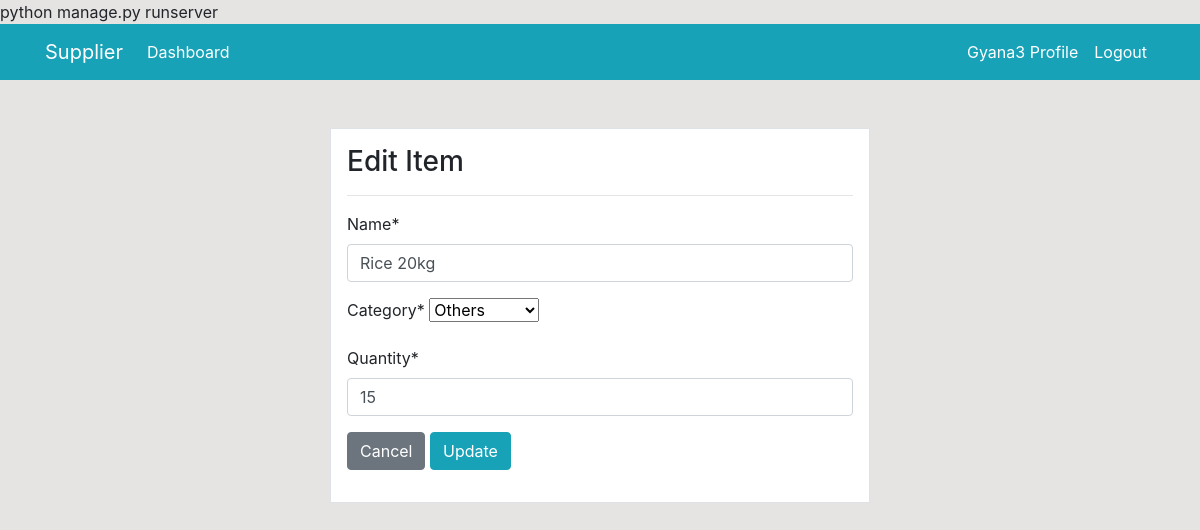
/product/update/2 (signed in), run on the app's committed database.
### dashboard/models.py (models this page shows, shortened)
class Product(models.Model):
    name = models.CharField(max_length=100, null=True)
    category = models.CharField(max_length=20, choices=CATEGORY, null=True)
    quantity = models.PositiveIntegerField(null=True)
    class Meta:
        verbose_name_plural = 'Product'

### dashboard/views.py (the view)
# urls.py: path('product/update/<int:pk>', views.product_update,
@login_required
def product_update(request, pk):
    item = Product.objects.get(id=pk)
    if request.method == 'POST':
        form = ProductForm(request.POST, instance=item)
        if form.is_valid():
            form.save()
            return redirect('dashboard-product')
    else:
        form = ProductForm(instance=item)
    context = {
        'form': form,
    }
    return render(request, 'dashboard/product_update.html', context)

### dashboard/forms.py
class ProductForm(forms.ModelForm):
    class Meta:
        model = Product
        fields = ['name', 'category', 'quantity']

### templates/dashboard/product_update.html (shortened to what this page needs)
python manage.py runserver{% extends 'partials/base.html' %}
{% load crispy_forms_tags %}
{%block content%}
<div class="container">
    <div class="row mt-5">
        <div class="col-md-6 offset-md-3">
            <div class="border bg-white p-3">
                <h3>Edit Item</h3>
                <hr>
                    <form method="POST">
                        {{ form|crispy }}
                        <a class ="btn btn-secondary" href="{% url 'dashboard-product' %}">Cancel</a>
                        <input class = "btn btn-info" type="submit" value="Update">
                    </form>
            </div>
        </div>
    </div>
</div>
{% endblock %}

### templates/partials/nav.html (shortened to what this page needs)
<nav class="navbar navbar-expand-lg navbar-info bg-info">
  {% if user.is_authenticated %}
  <div class="container">
    <a class="navbar-brand text-white" href="{% url 'dashboard-index' %}"
      >Supplier</a
    >
    <div class="collapse navbar-collapse" id="navbarSupportedContent">
      <ul class="navbar-nav mr-auto">
        <li class="nav-item active">
          <a class="nav-link text-white" href="{% url 'dashboard-index' %}"
            >Dashboard <span class="sr-only">(current)</span></a
          >
        </li>
      </ul>
      <ul class="navbar-nav ml-auto">
        <li class="nav-item active">
          <a class="nav-link text-white" href="{% url 'user-profile' %}"
            >{{ user.username }} Profile <span class="sr-only">(current)</span></a
          >
        </li>
        <li class="nav-item">
          <a class="nav-link text-white" href="{% url 'user-logout' %}"
            >Logout</a
          >
        </li>
      </ul>
      {% endif %}
    </div>
  </div>
</nav>

### static/style.css (style rules this page uses)
body { background: rgb(230, 227, 227); }

### data on the page
Product: name "Rice 20kg", category "Others", quantity "15"

### other printed values
{{ user.username }} "Gyana3"
